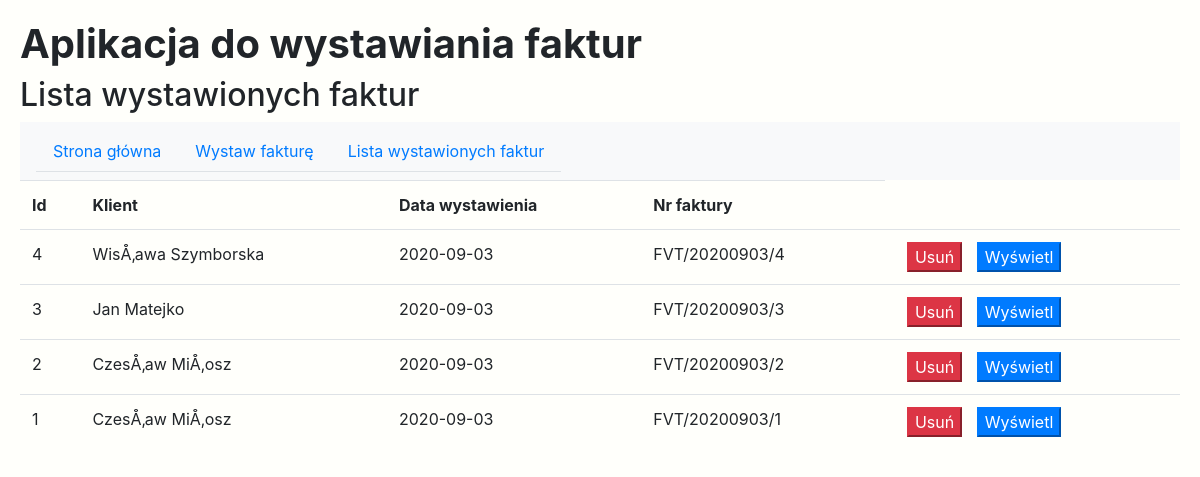
/invoices-list.php, run on the app's committed database.
### tables this page shows
CREATE TABLE `faktury` (
  `id` int(11) NOT NULL,
  `nazwa_wystawcy` varchar(80) NOT NULL,
  `ulica_wystawcy` varchar(30) NOT NULL,
  `budynek_wystawcy` varchar(20) NOT NULL,
  `kod_wystawcy` varchar(10) NOT NULL,
  `miasto_wystawcy` varchar(30) NOT NULL,
  `nip_wystawcy` varchar(10) NOT NULL,
  `nazwa_odbiorcy` varchar(80) NOT NULL,
  `ulica_odbiorcy` varchar(30) NOT NULL,
  `budynek_odbiorcy` varchar(20) NOT NULL,
  `kod_odbiorcy` varchar(10) NOT NULL,
  `miasto_odbiorcy` varchar(30) NOT NULL,
  `nip_odbiorcy` varchar(10) NOT NULL,
  `metoda_platnosci` varchar(15) NOT NULL,
  `data_wystawienia` date NOT NULL,
  `numer_faktury` varchar(20) NOT NULL
);

### Form.php (called while the page is built, shortened)
<?php
class Form
{
    public function getTag(string $tag, string $text): string
    {
        return '<' . $tag . '>' . $text . '</' . $tag . '>';
    }
}

### invoices-list.php (the view, shortened to what this page needs)
<?php
require_once('Form.php');
require_once('App.php');
$app = new App();
$app->printHeader();
$app->printHeaderText('Lista wystawionych faktur')->printMenu();
$conn = new mysqli("localhost", "root", "", "invoice")
or die ('Cannot connect to db');
$result = $conn->query("SELECT id, nazwa_odbiorcy, data_wystawienia, numer_faktury FROM faktury ORDER BY id DESC");
?>
    <table class="table">
        <tr>
            <td>
                <b>Id</b>
            </td>
            <td>
                <b>Klient</b>
            </td>
            <td>
                <b>Data wystawienia</b>
            </td>
            <td>
                <b>Nr faktury</b>
            </td>
        </tr>
        <?php
        while ($row = $result->fetch_assoc()) {
            ?>
            <tr>
                <td>
                    <?php echo $row['id']; ?>
                </td>
                <td>
                    <?php echo $row['nazwa_odbiorcy']; ?>
                </td>
                <td>
                    <?php echo $row['data_wystawienia']; ?>
                </td>
                <td>
                    <?php echo $row['numer_faktury']; ?>
                </td>
                <td>
                    <form action="remove-from-db.php" method='post' style="display: inline;">
                        <input type='submit' name='formDelete' id='formDelete' class='btn-danger' value='Usuń' />
                    </form>
                    <form action="show-from-db.php" method='post' style="display: inline;">
                        <input type='submit' name='formShow' id='formShow' class='btn-primary' value='Wyświetl' />
                    </form>
                </td>
            </tr>
            <?php
        }
        ?>
    </table>
<?php
$app->printFooter();

### App.php
<?php
require_once('Form.php');
class App
{
    private $form;
    private $menu = [
        [
            'name' => 'Strona główna',
            'href' => 'index.php'
        ],
        [
            'name' => 'Wystaw fakturę',
            'href' => 'get-inputs.php'
        ],
        [
            'name' => 'Lista wystawionych faktur',
            'href' => 'invoices-list.php'
        ]
    ];
    public function __construct()
    {
        $this->form = new Form();
    }
    public function printHeader()
    {
        print "<!DOCTYPE html>
               <html>
                    <head>
                        <title>Aplikacja do wystawiania faktur</title>
                        <link rel=\"stylesheet\" href=\"css/bootstrap.min.css\">
                        <link rel=\"stylesheet\" href=\"css/style.css\">
                    </head>
                    <body>
                    <div><div><h1>Aplikacja do wystawiania faktur</h1></div>";
        return $this;
    }
    public function printFooter()
    {
        print "    </body>
               </html>";
        return $this;
    }
    public function printHeaderText(string $headerText)
    {
        print $this->form->getTag('h2', $headerText);
        return $this;
    }
    public function printMenu()
    {
        $menuToPrint = [];
        foreach ($this->menu as $position) {
            $menuToPrint[] = '<a class="nav-link link" href="' . $position['href'] . '">' . $position['name'] . '</a>';
        }
        $ret = '<div class="navbar navbar-expand-sm bg-light">';
        $ret .= '<ul class="nav nav-tabs">';
        foreach ($menuToPrint as $element) {
            $ret .= '<li class="nav-item">' . $element . '</li>';
        }
        $ret .= '</ul>';
        $ret .= '</div>';
        print $ret;
        return $this;
    }
}

### css/style.css (style rules this page uses)
body { background-color: #fffffb; margin-left: 20px; margin-right: 20px; }
form { margin-left: 10px; margin-bottom: 10px; text-align: left; }
h1 { font-size: 40px; font-weight: bold; margin-top: 20px; }

### data on the page
faktury: id "4", nazwa_odbiorcy "WisÅ‚awa Szymborska", data_wystawienia "2020-09-03", numer_faktury "FVT/20200903/4"
faktury: id "3", nazwa_odbiorcy "Jan Matejko", data_wystawienia "2020-09-03", numer_faktury "FVT/20200903/3"
faktury: id "2", nazwa_odbiorcy "CzesÅ‚aw MiÅ‚osz", data_wystawienia "2020-09-03", numer_faktury "FVT/20200903/2"
faktury: id "1", nazwa_odbiorcy "CzesÅ‚aw MiÅ‚osz", data_wystawienia "2020-09-03", numer_faktury "FVT/20200903/1"

### other printed values
$this->form->getTag('h2', $headerText) "Lista wystawionych faktur"
$position['name'] "Strona główna"
$position['name'] "Wystaw fakturę"
$position['name'] "Lista wystawionych faktur"
